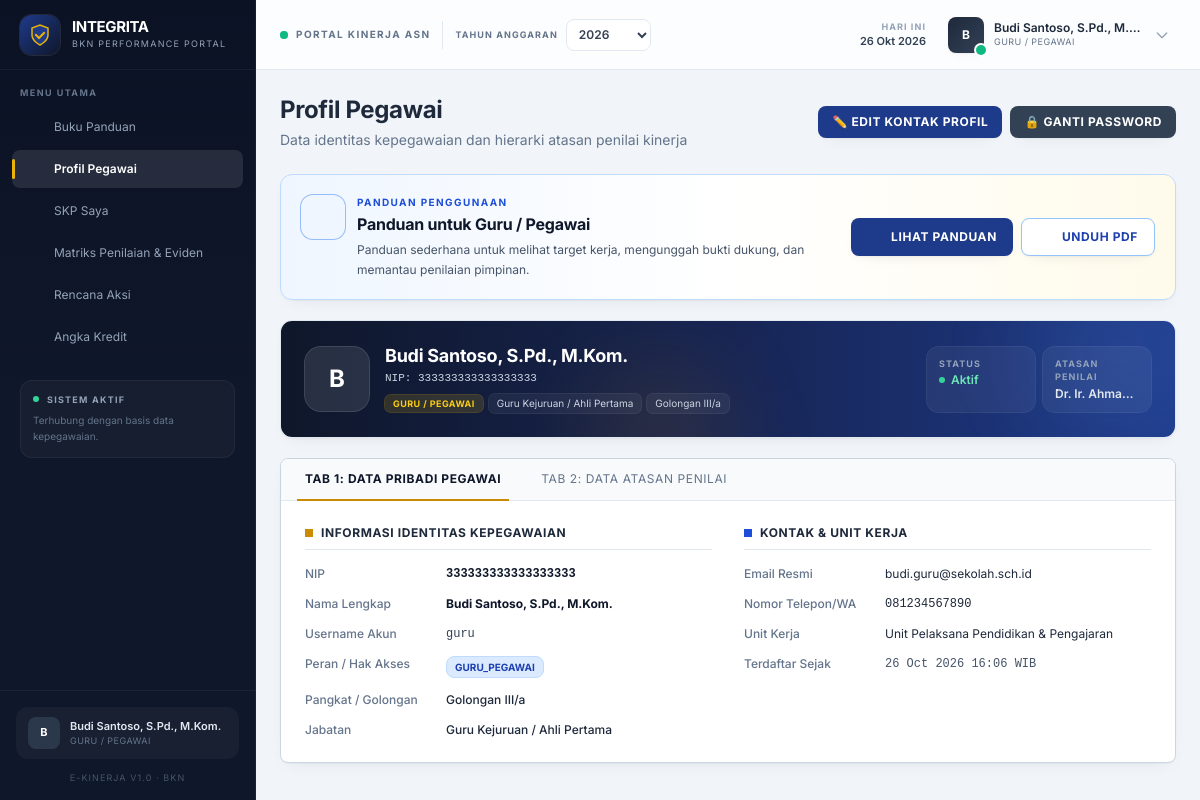
Screenshot of /index.php (signed in) with the database file from the repository.
### tables this page shows
CREATE TABLE IF NOT EXISTS users (
    id INT AUTO_INCREMENT PRIMARY KEY,
    nip VARCHAR(20) NOT NULL UNIQUE,
    username VARCHAR(50) NOT NULL UNIQUE,
    password VARCHAR(255) NOT NULL,
    nama VARCHAR(100) NOT NULL,
    pangkat_golongan VARCHAR(50),
    jabatan VARCHAR(100),
    role ENUM('admin', 'ketua_yayasan', 'guru_pegawai') DEFAULT 'guru_pegawai',
    atasan_id INT NULL,
    email VARCHAR(100) NULL,
    no_hp VARCHAR(30) NULL,
    created_at TIMESTAMP DEFAULT CURRENT_TIMESTAMP,
    FOREIGN KEY (atasan_id) REFERENCES users(id) ON DELETE SET NULL
);

### views/profil.php (the view, shortened to what this page needs)
<?php
$user_id = $_SESSION['user_id'] ?? 0;
$role = $_SESSION['role'] ?? 'guru_pegawai';
$stmtUser = $pdo->prepare("
    SELECT u.*,
           a.nama as atasan_nama,
           a.nip as atasan_nip,
           a.jabatan as atasan_jabatan,
           a.pangkat_golongan as atasan_pangkat,
           a.email as atasan_email,
           a.no_hp as atasan_no_hp
    FROM users u
    LEFT JOIN users a ON u.atasan_id = a.id
    WHERE u.id = ?
");
$stmtUser->execute([$user_id]);
$current_user_data = $stmtUser->fetch();
$title = 'Profil Pegawai';
$initialProfil = strtoupper(substr($current_user_data['nama'] ?? 'U', 0, 1));
$roleProfilLabel = [
    'admin' => 'Administrator',
    'ketua_yayasan' => 'Ketua Yayasan',
    'guru_pegawai' => 'Guru / Pegawai',
][$role] ?? ucfirst($role);
?>
<div class="mb-6 flex flex-col md:flex-row md:items-center md:justify-between gap-4">
    <div>
        <h1 class="text-2xl font-bold text-slate-800"><?= htmlspecialchars($title) ?></h1>
        <p class="text-sm text-slate-500 mt-1">Data identitas kepegawaian dan hierarki atasan penilai kinerja</p>
    </div>
    <div class="flex flex-col gap-2 sm:flex-row">
        <button onclick="openModalEditProfil()" class="flex items-center justify-center gap-1.5 rounded-sm bg-[#1e3a8a] px-3.5 py-2 text-xs font-bold uppercase tracking-wider text-white shadow-sm hover:bg-blue-800">
            ✏️ Edit Kontak Profil
        </button>
        <button onclick="openModalGantiPassword()" class="flex items-center justify-center gap-1.5 rounded-sm bg-slate-700 px-3.5 py-2 text-xs font-bold uppercase tracking-wider text-white shadow-sm hover:bg-slate-800">
            🔒 Ganti Password
        </button>
    </div>
</div>
<?php require __DIR__ . '/../layout/panduan_role.php'; ?>
<div class="mb-5 overflow-hidden rounded-xl border border-slate-200 bg-white shadow-sm">
    <div class="relative overflow-hidden bg-gradient-to-r from-[#0f172a] via-[#172554] to-[#1e3a8a] p-6 text-white">
        <div class="pointer-events-none absolute -right-10 -top-16 h-48 w-48 rounded-full bg-blue-400/10 blur-2xl"></div>
        <div class="pointer-events-none absolute -bottom-20 left-1/3 h-40 w-40 rounded-full bg-[#ca8a04]/10 blur-2xl"></div>
        <div class="relative flex flex-col gap-5 sm:flex-row sm:items-center sm:justify-between">
            <div class="flex items-center gap-4">
                <div class="flex h-16 w-16 flex-shrink-0 items-center justify-center rounded-2xl bg-white/10 text-2xl font-bold text-white ring-1 ring-white/20">
                    <?= htmlspecialchars($initialProfil) ?>
                </div>
                <div class="min-w-0">
                    <h2 class="truncate text-lg font-bold leading-tight"><?= htmlspecialchars($current_user_data['nama'] ?? 'Pengguna') ?></h2>
                    <p class="mt-0.5 font-mono text-[11px] text-slate-300">NIP: <?= htmlspecialchars($current_user_data['nip'] ?? '-') ?></p>
                    <div class="mt-2 flex flex-wrap items-center gap-1.5">
                        <span class="rounded-md bg-[#eab308]/15 px-2 py-0.5 text-[9px] font-bold uppercase tracking-wider text-[#facc15] ring-1 ring-[#eab308]/25"><?= htmlspecialchars($roleProfilLabel) ?></span>
                        <span class="rounded-md bg-white/5 px-2 py-0.5 text-[10px] text-slate-300 ring-1 ring-white/10"><?= htmlspecialchars($current_user_data['jabatan'] ?? 'Jabatan belum diisi') ?></span>
                        <span class="rounded-md bg-white/5 px-2 py-0.5 text-[10px] text-slate-300 ring-1 ring-white/10"><?= htmlspecialchars($current_user_data['pangkat_golongan'] ?? 'Golongan -') ?></span>
                    </div>
                </div>
            </div>
            <div class="grid flex-shrink-0 grid-cols-2 gap-2 sm:w-56">
                <div class="rounded-xl bg-white/5 px-3 py-2.5 ring-1 ring-white/10">
                    <div class="text-[9px] font-bold uppercase tracking-[0.12em] text-slate-400">Status</div>
                    <div class="mt-0.5 flex items-center gap-1.5 text-xs font-semibold text-emerald-300">
                        <span class="h-1.5 w-1.5 rounded-full bg-emerald-400"></span> Aktif
                    </div>
                </div>
                <div class="rounded-xl bg-white/5 px-3 py-2.5 ring-1 ring-white/10">
                    <div class="text-[9px] font-bold uppercase tracking-[0.12em] text-slate-400">Atasan Penilai</div>
                    <div class="mt-0.5 truncate text-xs font-semibold text-slate-200" title="<?= htmlspecialchars($current_user_data['atasan_nama'] ?? '-') ?>">
                        <?= htmlspecialchars($current_user_data['atasan_nama'] ?? '—') ?>
                    </div>
                </div>
            </div>
        </div>
    </div>
</div>
<div class="bg-white border border-slate-300 rounded-sm shadow-sm overflow-hidden" x-data="{ tab: 'pribadi' }">
    <div class="border-b border-slate-200 bg-slate-50 px-2 sm:px-4">
        <nav class="table-scroll -mb-px flex gap-2 overflow-x-auto sm:gap-6">
            <button @click="tab = 'pribadi'" :class="{'border-[#ca8a04] text-slate-900 font-bold': tab === 'pribadi', 'border-transparent text-slate-500 hover:text-slate-700': tab !== 'pribadi'}" class="flex-shrink-0 whitespace-nowrap border-b-2 px-2 py-3 text-[11px] uppercase tracking-wider transition-colors sm:text-xs">
                Tab 1: Data Pribadi Pegawai
            </button>
            <button @click="tab = 'atasan'" :class="{'border-[#ca8a04] text-slate-900 font-bold': tab === 'atasan', 'border-transparent text-slate-500 hover:text-slate-700': tab !== 'atasan'}" class="flex-shrink-0 whitespace-nowrap border-b-2 px-2 py-3 text-[11px] uppercase tracking-wider transition-colors sm:text-xs">
                Tab 2: Data Atasan Penilai
            </button>
        </nav>
    </div>
    <div x-show="tab === 'pribadi'" class="p-6">
        <div class="grid grid-cols-1 md:grid-cols-2 gap-8">
            <div>
                <h3 class="text-xs font-bold text-slate-800 uppercase tracking-wider mb-4 border-b border-slate-200 pb-2 flex items-center gap-2">
                    <span class="w-2 h-2 bg-[#ca8a04] inline-block"></span>
                    Informasi Identitas Kepegawaian
                </h3>
                <dl class="grid grid-cols-3 gap-y-3.5 gap-x-4 text-xs">
                    <dt class="text-slate-500 font-medium">NIP</dt>
                    <dd class="col-span-2 text-slate-900 font-bold font-mono"><?= htmlspecialchars($current_user_data['nip'] ?? '-') ?></dd>
                    <dt class="text-slate-500 font-medium">Nama Lengkap</dt>
                    <dd class="col-span-2 text-slate-900 font-bold"><?= htmlspecialchars($current_user_data['nama'] ?? '-') ?></dd>
                    <dt class="text-slate-500 font-medium">Username Akun</dt>
                    <dd class="col-span-2 text-slate-700 font-mono"><?= htmlspecialchars($current_user_data['username'] ?? '-') ?></dd>
                    <dt class="text-slate-500 font-medium">Peran / Hak Akses</dt>
                    <dd class="col-span-2">
                        <span class="inline-block px-2 py-0.5 text-[10px] font-bold uppercase rounded-sm bg-blue-100 text-blue-800 border border-blue-200">
                            <?= htmlspecialchars($current_user_data['role'] ?? '-') ?>
                        </span>
                    </dd>
                    <dt class="text-slate-500 font-medium">Pangkat / Golongan</dt>
                    <dd class="col-span-2 text-slate-800 font-medium"><?= htmlspecialchars($current_user_data['pangkat_golongan'] ?? '-') ?></dd>
                    <dt class="text-slate-500 font-medium">Jabatan</dt>
                    <dd class="col-span-2 text-slate-800 font-medium"><?= htmlspecialchars($current_user_data['jabatan'] ?? '-') ?></dd>
                </dl>
            </div>
            <div>
                <h3 class="text-xs font-bold text-slate-800 uppercase tracking-wider mb-4 border-b border-slate-200 pb-2 flex items-center gap-2">
                    <span class="w-2 h-2 bg-blue-700 inline-block"></span>
                    Kontak & Unit Kerja
                </h3>
                <dl class="grid grid-cols-3 gap-y-3.5 gap-x-4 text-xs">
                    <dt class="text-slate-500 font-medium">Email Resmi</dt>
                    <dd class="col-span-2 text-slate-800"><?= htmlspecialchars($current_user_data['email'] ?? '-') ?></dd>
                    <dt class="text-slate-500 font-medium">Nomor Telepon/WA</dt>
                    <dd class="col-span-2 text-slate-800 font-mono"><?= htmlspecialchars($current_user_data['no_hp'] ?? '-') ?></dd>
                    <dt class="text-slate-500 font-medium">Unit Kerja</dt>
                    <dd class="col-span-2 text-slate-800">Unit Pelaksana Pendidikan & Pengajaran</dd>
                    <dt class="text-slate-500 font-medium">Terdaftar Sejak</dt>
                    <dd class="col-span-2 text-slate-600 font-mono"><?= date('d M Y H:i', strtotime($current_user_data['created_at'] ?? 'now')) ?> WIB</dd>
                </dl>
            </div>
        </div>
    </div>
</div>

### assets/css/app.css (style rules this page uses)
:root { color-scheme: light; }
html { scroll-behavior: smooth; }
body { overflow-x: hidden; font-feature-settings: "cv11", "ss01"; background-image: radial-gradient(1200px 600px at 100% -10%, rgba(59, 130, 246, 0.06), transparent 60%), radial-gradient(900px 500px at -10% 110%, rgba(202, 138, 4, 0.05), transparent 55%); background-attachment: fixed; }
.rounded-sm { border-radius: 8px !important; }
.shadow-sm { box-shadow: 0 1px 2px rgba(15, 23, 42, 0.04), 0 6px 18px -10px rgba(15, 23, 42, 0.12) !important; }
button { transition: background-color 0.16s ease, border-color 0.16s ease, color 0.16s ease, box-shadow 0.16s ease, transform 0.16s ease; }
* { scrollbar-width: thin; scrollbar-color: #cbd5e1 transparent; }
h1, h2, h3 { letter-spacing: -0.015em; }
.table-scroll { -webkit-overflow-scrolling: touch; overscroll-behavior-x: contain; scrollbar-gutter: stable; }

### rows the page displays
users: nama "B", nama "Budi Santoso, S.Pd., M.Kom.", nip "333333333333333333", jabatan "Guru Kejuruan / Ahli Pertama", pangkat_golongan "Golongan III/a", atasan.nama "Dr. Ir. Ahma…", username "guru", role "GURU_PEGAWAI", email "budi.guru@sekolah.sch.id", no_hp "081234567890", created_at "26 Oct 2026 16:06"

### other values shown
$item['label'] "Buku Panduan"
$item['label'] "Profil Pegawai"
$item['label'] "SKP Saya"
$item['label'] "Matriks Penilaian & Eviden"
$item['label'] "Rencana Aksi"
$item['label'] "Angka Kredit"
$initial "B"
$namaUser "Budi Santoso, S.Pd., M.Kom."
$roleLabel "GURU / PEGAWAI"
$namaUser "Budi Santoso, S.Pd., M.…"
$title "Profil Pegawai"
$panduanData['label'] "Guru / Pegawai"
$panduanData['summary'] "Panduan sederhana untuk melihat target kerja, mengunggah bukti dukung, dan memantau penilaian pimpinan."
$roleProfilLabel "GURU / PEGAWAI"
form field value "2026"
